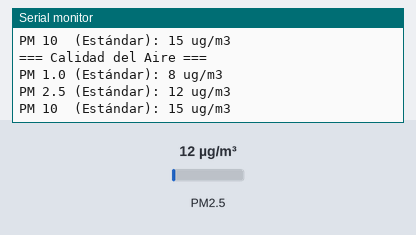
This sketch was run on a simulated ESP32. Shown: the last lines printed to the serial monitor. Inputs (shaded band) come from the test bench; at power-on: PM2.5 12 µg/m³.

Above: at 1.8 s.
1.9 s: PM2.5 set to 6 µg/m³
At 2.4 s:
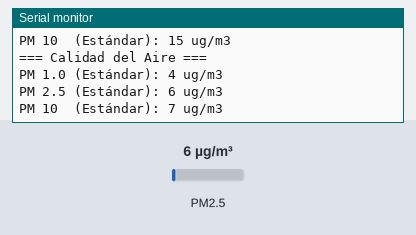
3.4 s: PM2.5 set to 75 µg/m³
At 4.4 s:
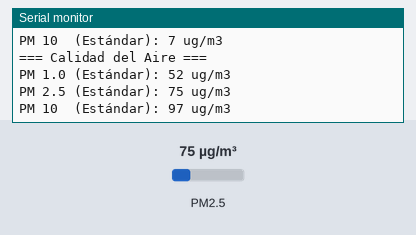
Timing chart, 0 to 6.4 s (numbered marks = the images above; inputs shaded):
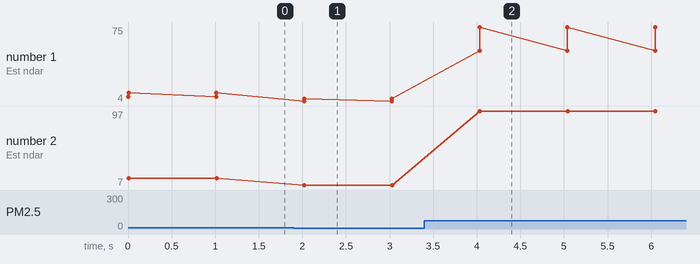

Measured:
- after the input at 1.9 s, the serial monitor: prints a new line after 0.12 s (image 1)
- after the input at 3.4 s, the serial monitor: prints a new line after 0.63 s (image 2)
- plotted number 1: 12 → 6 after the input at 1.9 s, 6 → 75 after the input at 3.4 s
- plotted number 2: 15 → 7 after the input at 1.9 s, 7 → 97 after the input at 3.4 s

The sketch:

PMS5003.ino
```cpp
#include <Adafruit_PM25AQI.h>

Adafruit_PM25AQI aqi = Adafruit_PM25AQI();

// Definir pines para Serial2 en la ESP32
#define RXD2 16
#define TXD2 17

void setup() {
  Serial.begin(115200);

  Serial.println("Iniciando prueba individual del PMS5003...");

  // El PMS5003 se comunica a 9600 baudios por UART
  Serial2.begin(9600, SERIAL_8N1, RXD2, TXD2);

  // Inicializar el sensor
  if (!aqi.begin_UART(&Serial2)) {
    Serial.println("Error: No se encontró el PMS5003. Revisa la conexión del cable TX al pin 16.");
    while (1) {
      delay(10); // Detener ejecución
    }
  }

  Serial.println("PMS5003 inicializado correctamente.\n");
}

void loop() {
  PM25_AQI_Data data;

  // Intentar leer los datos
  if (aqi.read(&data)) {
    Serial.println("=== Calidad del Aire ===");
    Serial.print("PM 1.0 (Estándar): "); Serial.print(data.pm10_env); Serial.println(" ug/m3");
    Serial.print("PM 2.5 (Estándar): "); Serial.print(data.pm25_env); Serial.println(" ug/m3");
    Serial.print("PM 10  (Estándar): "); Serial.print(data.pm100_env); Serial.println(" ug/m3");
    Serial.println();
  } else {
    Serial.println("Esperando datos del sensor...");
  }

  delay(1000); // Tomar una lectura cada segundo
}
```
